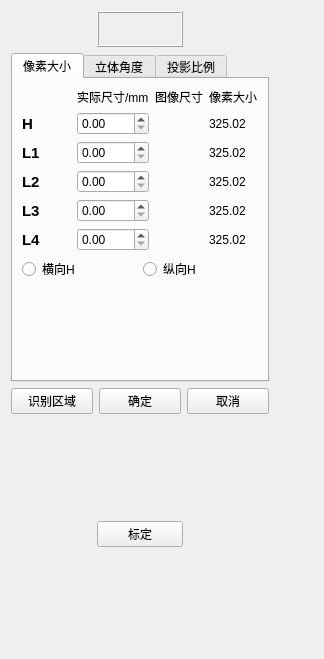
<?xml version="1.0" encoding="UTF-8"?>
<ui version="4.0">
 <class>calib3D5SWdg</class>
 <widget class="QWidget" name="calib3D5SWdg">
  <property name="geometry">
   <rect>
    <x>0</x>
    <y>0</y>
    <width>324</width>
    <height>659</height>
   </rect>
  </property>
  <property name="windowTitle">
   <string>calib3D5SWdg</string>
  </property>
  <layout class="QGridLayout" name="gridLayout_5">
   <item row="0" column="0">
    <layout class="QHBoxLayout" name="horizontalLayout_3" stretch="1,1,1">
     <item>
      <spacer name="horizontalSpacer_5">
       <property name="orientation">
        <enum>Qt::Horizontal</enum>
       </property>
       <property name="sizeHint" stdset="0">
        <size>
         <width>40</width>
         <height>20</height>
        </size>
       </property>
      </spacer>
     </item>
     <item>
      <widget class="QFrame" name="frame">
       <property name="frameShape">
        <enum>QFrame::Box</enum>
       </property>
       <property name="frameShadow">
        <enum>QFrame::Raised</enum>
       </property>
       <layout class="QHBoxLayout" name="horizontalLayout">
        <item>
         <widget class="QLabel" name="label">
          <property name="contextMenuPolicy">
           <enum>Qt::ActionsContextMenu</enum>
          </property>
          <property name="text">
           <string/>
          </property>
          <property name="pixmap">
           <pixmap resource="calib3D5S.qrc">:/calib3D5S/dim.png</pixmap>
          </property>
          <property name="scaledContents">
           <bool>true</bool>
          </property>
         </widget>
        </item>
       </layout>
      </widget>
     </item>
     <item>
      <spacer name="horizontalSpacer_2">
       <property name="orientation">
        <enum>Qt::Horizontal</enum>
       </property>
       <property name="sizeHint" stdset="0">
        <size>
         <width>13</width>
         <height>20</height>
        </size>
       </property>
      </spacer>
     </item>
    </layout>
   </item>
   <item row="1" column="0">
    <widget class="QTabWidget" name="tabWidget">
     <property name="currentIndex">
      <number>0</number>
     </property>
     <widget class="QWidget" name="tab">
      <attribute name="title">
       <string>像素大小</string>
      </attribute>
      <layout class="QGridLayout" name="gridLayout_3">
       <item row="0" column="0">
        <layout class="QGridLayout" name="gridLayout">
         <item row="0" column="1">
          <widget class="QLabel" name="label_4">
           <property name="text">
            <string>实际尺寸/mm</string>
           </property>
          </widget>
         </item>
         <item row="0" column="2">
          <widget class="QLabel" name="label_5">
           <property name="text">
            <string>图像尺寸</string>
           </property>
          </widget>
         </item>
         <item row="0" column="3">
          <widget class="QLabel" name="label_7">
           <property name="text">
            <string>像素大小</string>
           </property>
          </widget>
         </item>
         <item row="1" column="0">
          <widget class="QLabel" name="label_2">
           <property name="font">
            <font>
             <pointsize>11</pointsize>
             <weight>75</weight>
             <bold>true</bold>
            </font>
           </property>
           <property name="text">
            <string>H</string>
           </property>
          </widget>
         </item>
         <item row="1" column="1">
          <widget class="QDoubleSpinBox" name="sp_l0"/>
         </item>
         <item row="1" column="2">
          <widget class="QLabel" name="lb_pixel0">
           <property name="text">
            <string/>
           </property>
          </widget>
         </item>
         <item row="1" column="3">
          <widget class="QLabel" name="lb_size0">
           <property name="text">
            <string>325.02</string>
           </property>
          </widget>
         </item>
         <item row="2" column="0">
          <widget class="QLabel" name="label_14">
           <property name="font">
            <font>
             <pointsize>11</pointsize>
             <weight>75</weight>
             <bold>true</bold>
            </font>
           </property>
           <property name="text">
            <string>L1</string>
           </property>
          </widget>
         </item>
         <item row="2" column="1">
          <widget class="QDoubleSpinBox" name="sp_l1"/>
         </item>
         <item row="2" column="2">
          <widget class="QLabel" name="lb_pixel1">
           <property name="text">
            <string/>
           </property>
          </widget>
         </item>
         <item row="2" column="3">
          <widget class="QLabel" name="lb_size1">
           <property name="text">
            <string>325.02</string>
           </property>
          </widget>
         </item>
         <item row="3" column="0">
          <widget class="QLabel" name="label_15">
           <property name="font">
            <font>
             <pointsize>11</pointsize>
             <weight>75</weight>
             <bold>true</bold>
            </font>
           </property>
           <property name="text">
            <string>L2</string>
           </property>
          </widget>
         </item>
         <item row="3" column="1">
          <widget class="QDoubleSpinBox" name="sp_l2"/>
         </item>
         <item row="3" column="2">
          <widget class="QLabel" name="lb_pixel2">
           <property name="text">
            <string/>
           </property>
          </widget>
         </item>
         <item row="3" column="3">
          <widget class="QLabel" name="lb_size2">
           <property name="text">
            <string>325.02</string>
           </property>
          </widget>
         </item>
         <item row="4" column="0">
          <widget class="QLabel" name="label_16">
           <property name="font">
            <font>
             <pointsize>11</pointsize>
             <weight>75</weight>
             <bold>true</bold>
            </font>
           </property>
           <property name="text">
            <string>L3</string>
           </property>
          </widget>
         </item>
         <item row="4" column="1">
          <widget class="QDoubleSpinBox" name="sp_l3"/>
         </item>
         <item row="4" column="2">
          <widget class="QLabel" name="lb_pixel3">
           <property name="text">
            <string/>
           </property>
          </widget>
         </item>
         <item row="4" column="3">
          <widget class="QLabel" name="lb_size3">
           <property name="text">
            <string>325.02</string>
           </property>
          </widget>
         </item>
         <item row="5" column="0">
          <widget class="QLabel" name="label_17">
           <property name="font">
            <font>
             <pointsize>11</pointsize>
             <weight>75</weight>
             <bold>true</bold>
            </font>
           </property>
           <property name="text">
            <string>L4</string>
           </property>
          </widget>
         </item>
         <item row="5" column="1">
          <widget class="QDoubleSpinBox" name="sp_l4"/>
         </item>
         <item row="5" column="2">
          <widget class="QLabel" name="lb_pixel4">
           <property name="text">
            <string/>
           </property>
          </widget>
         </item>
         <item row="5" column="3">
          <widget class="QLabel" name="lb_size4">
           <property name="text">
            <string>325.02</string>
           </property>
          </widget>
         </item>
        </layout>
       </item>
       <item row="1" column="0">
        <layout class="QHBoxLayout" name="horizontalLayout_4">
         <item>
          <widget class="QRadioButton" name="rb_HorizontalH">
           <property name="text">
            <string>横向H</string>
           </property>
          </widget>
         </item>
         <item>
          <widget class="QRadioButton" name="rb_VerticalH">
           <property name="text">
            <string>纵向H</string>
           </property>
          </widget>
         </item>
        </layout>
       </item>
       <item row="2" column="0">
        <spacer name="verticalSpacer_2">
         <property name="orientation">
          <enum>Qt::Vertical</enum>
         </property>
         <property name="sizeHint" stdset="0">
          <size>
           <width>20</width>
           <height>88</height>
          </size>
         </property>
        </spacer>
       </item>
      </layout>
     </widget>
     <widget class="QWidget" name="widget">
      <attribute name="title">
       <string>立体角度</string>
      </attribute>
      <layout class="QGridLayout" name="gridLayout_4">
       <item row="3" column="0">
        <widget class="QLabel" name="label_54">
         <property name="font">
          <font>
           <pointsize>11</pointsize>
           <weight>75</weight>
           <bold>true</bold>
          </font>
         </property>
         <property name="text">
          <string>A4</string>
         </property>
        </widget>
       </item>
       <item row="3" column="1">
        <widget class="QLabel" name="lb_a4">
         <property name="text">
          <string>325.02</string>
         </property>
        </widget>
       </item>
       <item row="2" column="1">
        <widget class="QLabel" name="lb_a3">
         <property name="text">
          <string>325.02</string>
         </property>
        </widget>
       </item>
       <item row="1" column="1">
        <widget class="QLabel" name="lb_a2">
         <property name="text">
          <string>325.02</string>
         </property>
        </widget>
       </item>
       <item row="1" column="0">
        <widget class="QLabel" name="label_50">
         <property name="font">
          <font>
           <pointsize>11</pointsize>
           <weight>75</weight>
           <bold>true</bold>
          </font>
         </property>
         <property name="text">
          <string>A2</string>
         </property>
        </widget>
       </item>
       <item row="0" column="1">
        <widget class="QLabel" name="lb_a1">
         <property name="text">
          <string>325.02</string>
         </property>
        </widget>
       </item>
       <item row="0" column="0">
        <widget class="QLabel" name="label_48">
         <property name="font">
          <font>
           <pointsize>11</pointsize>
           <weight>75</weight>
           <bold>true</bold>
          </font>
         </property>
         <property name="text">
          <string>A1</string>
         </property>
        </widget>
       </item>
       <item row="2" column="0">
        <widget class="QLabel" name="label_52">
         <property name="font">
          <font>
           <pointsize>11</pointsize>
           <weight>75</weight>
           <bold>true</bold>
          </font>
         </property>
         <property name="text">
          <string>A3</string>
         </property>
        </widget>
       </item>
       <item row="0" column="2">
        <spacer name="horizontalSpacer">
         <property name="orientation">
          <enum>Qt::Horizontal</enum>
         </property>
         <property name="sizeHint" stdset="0">
          <size>
           <width>40</width>
           <height>20</height>
          </size>
         </property>
        </spacer>
       </item>
      </layout>
     </widget>
     <widget class="QWidget" name="tab_2">
      <attribute name="title">
       <string>投影比例</string>
      </attribute>
      <layout class="QGridLayout" name="gridLayout_2">
       <item row="0" column="1">
        <widget class="QLabel" name="label_45">
         <property name="font">
          <font>
           <pointsize>11</pointsize>
           <weight>75</weight>
           <bold>true</bold>
          </font>
         </property>
         <property name="text">
          <string>S1</string>
         </property>
        </widget>
       </item>
       <item row="0" column="2">
        <widget class="QLabel" name="label_46">
         <property name="font">
          <font>
           <pointsize>11</pointsize>
           <weight>75</weight>
           <bold>true</bold>
          </font>
         </property>
         <property name="text">
          <string>S2</string>
         </property>
        </widget>
       </item>
       <item row="1" column="0">
        <widget class="QLabel" name="label_47">
         <property name="font">
          <font>
           <pointsize>11</pointsize>
           <weight>50</weight>
           <bold>false</bold>
          </font>
         </property>
         <property name="text">
          <string>实际槽深</string>
         </property>
        </widget>
       </item>
       <item row="1" column="1">
        <widget class="QDoubleSpinBox" name="sp_depth0"/>
       </item>
       <item row="1" column="2">
        <widget class="QDoubleSpinBox" name="sp_depth1"/>
       </item>
       <item row="2" column="0">
        <widget class="QLabel" name="label_49">
         <property name="font">
          <font>
           <pointsize>11</pointsize>
           <weight>50</weight>
           <bold>false</bold>
          </font>
         </property>
         <property name="text">
          <string>图像槽深</string>
         </property>
        </widget>
       </item>
       <item row="2" column="1">
        <widget class="QLabel" name="lb_s1">
         <property name="text">
          <string>325.02</string>
         </property>
        </widget>
       </item>
       <item row="2" column="2">
        <widget class="QLabel" name="lb_s2">
         <property name="text">
          <string>325.02</string>
         </property>
        </widget>
       </item>
       <item row="3" column="0">
        <widget class="QLabel" name="label_51">
         <property name="font">
          <font>
           <pointsize>11</pointsize>
           <weight>50</weight>
           <bold>false</bold>
          </font>
         </property>
         <property name="text">
          <string>识别槽深</string>
         </property>
        </widget>
       </item>
       <item row="3" column="1">
        <widget class="QLabel" name="lb_sa1">
         <property name="text">
          <string>325.02</string>
         </property>
        </widget>
       </item>
       <item row="3" column="2">
        <widget class="QLabel" name="lb_sa2">
         <property name="text">
          <string>325.02</string>
         </property>
        </widget>
       </item>
       <item row="4" column="0">
        <widget class="QLabel" name="label_53">
         <property name="font">
          <font>
           <pointsize>11</pointsize>
           <weight>50</weight>
           <bold>false</bold>
          </font>
         </property>
         <property name="text">
          <string>投影比例</string>
         </property>
        </widget>
       </item>
       <item row="4" column="1">
        <widget class="QLabel" name="lb_k1">
         <property name="text">
          <string>325.02</string>
         </property>
        </widget>
       </item>
       <item row="4" column="2">
        <widget class="QLabel" name="lb_k2">
         <property name="text">
          <string>325.02</string>
         </property>
        </widget>
       </item>
       <item row="5" column="0">
        <spacer name="horizontalSpacer_3">
         <property name="orientation">
          <enum>Qt::Horizontal</enum>
         </property>
         <property name="sizeHint" stdset="0">
          <size>
           <width>110</width>
           <height>20</height>
          </size>
         </property>
        </spacer>
       </item>
       <item row="5" column="1">
        <widget class="QLabel" name="label_55">
         <property name="font">
          <font>
           <pointsize>11</pointsize>
           <weight>75</weight>
           <bold>true</bold>
          </font>
         </property>
         <property name="text">
          <string>S3</string>
         </property>
        </widget>
       </item>
       <item row="5" column="2">
        <widget class="QLabel" name="label_57">
         <property name="font">
          <font>
           <pointsize>11</pointsize>
           <weight>75</weight>
           <bold>true</bold>
          </font>
         </property>
         <property name="text">
          <string>S4</string>
         </property>
        </widget>
       </item>
       <item row="6" column="0">
        <widget class="QLabel" name="label_56">
         <property name="font">
          <font>
           <pointsize>11</pointsize>
           <weight>50</weight>
           <bold>false</bold>
          </font>
         </property>
         <property name="text">
          <string>实际槽深</string>
         </property>
        </widget>
       </item>
       <item row="6" column="1">
        <widget class="QDoubleSpinBox" name="sp_depth2"/>
       </item>
       <item row="6" column="2">
        <widget class="QDoubleSpinBox" name="sp_depth3"/>
       </item>
       <item row="7" column="0">
        <widget class="QLabel" name="label_58">
         <property name="font">
          <font>
           <pointsize>11</pointsize>
           <weight>50</weight>
           <bold>false</bold>
          </font>
         </property>
         <property name="text">
          <string>图像槽深</string>
         </property>
        </widget>
       </item>
       <item row="7" column="1">
        <widget class="QLabel" name="lb_s3">
         <property name="text">
          <string>325.02</string>
         </property>
        </widget>
       </item>
       <item row="7" column="2">
        <widget class="QLabel" name="lb_s4">
         <property name="text">
          <string>325.02</string>
         </property>
        </widget>
       </item>
       <item row="8" column="0">
        <widget class="QLabel" name="label_59">
         <property name="font">
          <font>
           <pointsize>11</pointsize>
           <weight>50</weight>
           <bold>false</bold>
          </font>
         </property>
         <property name="text">
          <string>识别槽深</string>
         </property>
        </widget>
       </item>
       <item row="8" column="1">
        <widget class="QLabel" name="lb_sa3">
         <property name="text">
          <string>325.02</string>
         </property>
        </widget>
       </item>
       <item row="8" column="2">
        <widget class="QLabel" name="lb_sa4">
         <property name="text">
          <string>325.02</string>
         </property>
        </widget>
       </item>
       <item row="9" column="0">
        <widget class="QLabel" name="label_60">
         <property name="font">
          <font>
           <pointsize>11</pointsize>
           <weight>50</weight>
           <bold>false</bold>
          </font>
         </property>
         <property name="text">
          <string>投影比例</string>
         </property>
        </widget>
       </item>
       <item row="9" column="1">
        <widget class="QLabel" name="lb_k3">
         <property name="text">
          <string>325.02</string>
         </property>
        </widget>
       </item>
       <item row="9" column="2">
        <widget class="QLabel" name="lb_k4">
         <property name="text">
          <string>325.02</string>
         </property>
        </widget>
       </item>
      </layout>
     </widget>
    </widget>
   </item>
   <item row="1" column="1">
    <spacer name="horizontalSpacer_4">
     <property name="orientation">
      <enum>Qt::Horizontal</enum>
     </property>
     <property name="sizeHint" stdset="0">
      <size>
       <width>2</width>
       <height>20</height>
      </size>
     </property>
    </spacer>
   </item>
   <item row="2" column="0">
    <layout class="QHBoxLayout" name="horizontalLayout_2">
     <item>
      <widget class="QPushButton" name="bt_Select">
       <property name="text">
        <string>识别区域</string>
       </property>
      </widget>
     </item>
     <item>
      <widget class="QPushButton" name="bt_OK">
       <property name="text">
        <string>确定</string>
       </property>
      </widget>
     </item>
     <item>
      <widget class="QPushButton" name="bt_Cancel">
       <property name="text">
        <string>取消</string>
       </property>
      </widget>
     </item>
    </layout>
   </item>
   <item row="3" column="0">
    <spacer name="verticalSpacer_3">
     <property name="orientation">
      <enum>Qt::Vertical</enum>
     </property>
     <property name="sizeHint" stdset="0">
      <size>
       <width>20</width>
       <height>18</height>
      </size>
     </property>
    </spacer>
   </item>
   <item row="4" column="0">
    <layout class="QHBoxLayout" name="horizontalLayout_5" stretch="1,1,1">
     <item>
      <spacer name="horizontalSpacer_7">
       <property name="orientation">
        <enum>Qt::Horizontal</enum>
       </property>
       <property name="sizeHint" stdset="0">
        <size>
         <width>40</width>
         <height>20</height>
        </size>
       </property>
      </spacer>
     </item>
     <item>
      <widget class="QPushButton" name="bt_calib">
       <property name="text">
        <string>标定</string>
       </property>
      </widget>
     </item>
     <item>
      <spacer name="horizontalSpacer_6">
       <property name="orientation">
        <enum>Qt::Horizontal</enum>
       </property>
       <property name="sizeHint" stdset="0">
        <size>
         <width>40</width>
         <height>20</height>
        </size>
       </property>
      </spacer>
     </item>
    </layout>
   </item>
   <item row="5" column="0">
    <spacer name="verticalSpacer">
     <property name="orientation">
      <enum>Qt::Vertical</enum>
     </property>
     <property name="sizeHint" stdset="0">
      <size>
       <width>20</width>
       <height>0</height>
      </size>
     </property>
    </spacer>
   </item>
  </layout>
 </widget>
 <resources>
  <include location="calib3D5S.qrc"/>
 </resources>
 <connections/>
</ui>
